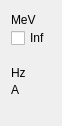
   <widget class="QWidget" name="layoutWidget">
    <property name="geometry">
     <rect>
      <x>262</x>
      <y>11</y>
      <width>45</width>
      <height>126</height>
     </rect>
    </property>
    <layout class="QVBoxLayout" name="verticalLayout_4">
     <property name="spacing">
      <number>0</number>
     </property>
     <item>
      <widget class="QLabel" name="lblEnergyUnit">
       <property name="text">
        <string>MeV</string>
       </property>
      </widget>
     </item>
     <item>
      <widget class="QCheckBox" name="chkBoxInfIterations">
       <property name="layoutDirection">
        <enum>Qt::LeftToRight</enum>
       </property>
       <property name="text">
        <string>Inf</string>
       </property>
       <property name="checked">
        <bool>false</bool>
       </property>
       <property name="tristate">
        <bool>false</bool>
       </property>
      </widget>
     </item>
     <item>
      <widget class="QLabel" name="label">
       <property name="text">
        <string/>
       </property>
      </widget>
     </item>
     <item>
      <widget class="QLabel" name="lblFreqUnit">
       <property name="text">
        <string>Hz</string>
       </property>
      </widget>
     </item>
     <item>
      <widget class="QLabel" name="lblCurrentUnit">
       <property name="text">
        <string>A</string>
       </property>
      </widget>
     </item>
     <item>
      <widget class="QLabel" name="label_2">
       <property name="text">
        <string/>
       </property>
      </widget>
     </item>
    </layout>
   </widget>
